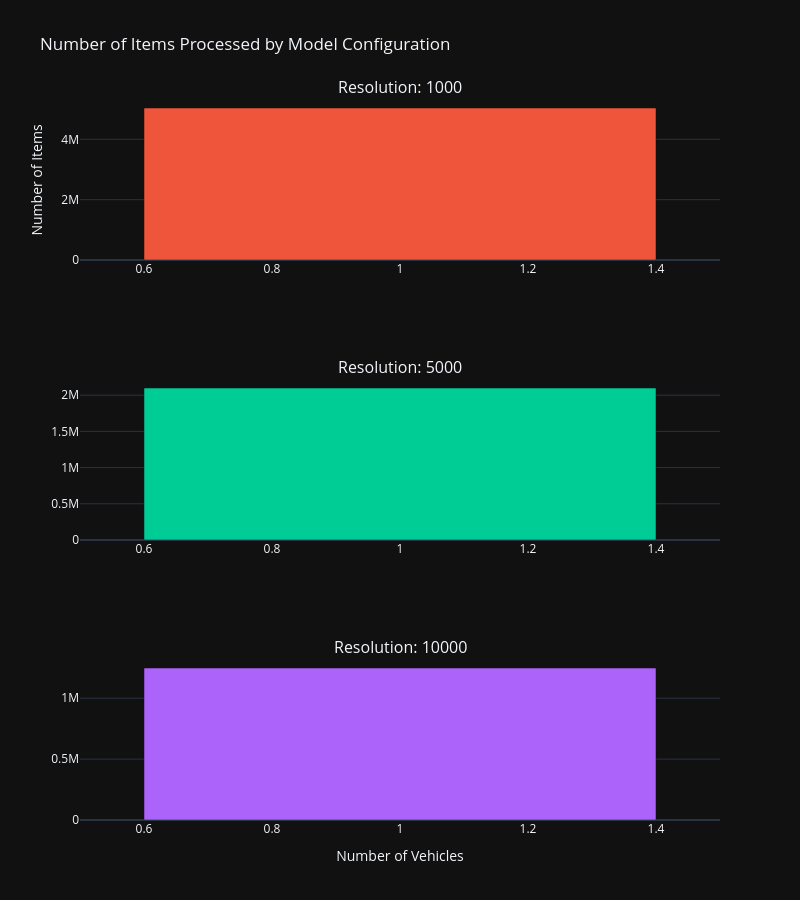

Write notebook code for a chart like this one.
### Code cell
print(num_items_dict.keys())
print(num_items_dict[10000].keys())
# %%
import plotly.express as px
import plotly.graph_objs as go
from plotly.subplots import make_subplots

# Prepare data for plotting
plot_data = []
for resolution, models in num_items_dict.items():
    for num_vehicles, num_items in models.items():
        plot_data.append({
            'Resolution': resolution,
            'Number of Vehicles': num_vehicles,
            'Number of Items': num_items
        })

# Convert to DataFrame
import pandas as pd

df = pd.DataFrame(plot_data)

# Create subplot for each resolution
fig = make_subplots(
    rows=len(num_items_dict.keys()),
    cols=1,
    subplot_titles=[f'Resolution: {resolution}' for resolution in sorted(num_items_dict.keys())]
)

# Color palette
colors = px.colors.qualitative.Plotly

# Add bar plots for each resolution
for i, resolution in enumerate(sorted(num_items_dict.keys()), 1):
    # Filter data for this resolution
    res_data = df[df['Resolution'] == resolution]

    # Create bar plot for this resolution
    bar = go.Bar(
        x=res_data['Number of Vehicles'],
        y=res_data['Number of Items'],
        name=f'Resolution {resolution}',
        marker_color=colors[i % len(colors)]
    )

    # Add to subplot
    fig.add_trace(bar, row=i, col=1)

# Update layout
fig.update_layout(
    title_text='Number of Items Processed by Model Configuration',
    height=300 * len(num_items_dict.keys()),
    width=800,
    showlegend=False
)

# Update axes
fig.update_xaxes(title_text='Number of Vehicles', row=len(num_items_dict.keys()), col=1)
fig.update_yaxes(title_text='Number of Items', row=1, col=1)

# Show the plot
fig.show()

### Figure 1 — Plotly figure (JSON) as saved in the notebook; plotly's stock layout.template omitted (floating-point values rounded to 4 significant figures)
{"data": [{"marker": {"color": "#EF553B"}, "name": "Resolution 1000", "x": [1], "y": [5038092], "type": "bar", "xaxis": "x", "yaxis": "y"}, {"marker": {"color": "#00CC96"}, "name": "Resolution 5000", "x": [1], "y": [2098689], "type": "bar", "xaxis": "x2", "yaxis": "y2"}, {"marker": {"color": "#AB63FA"}, "name": "Resolution 10000", "x": [1], "y": [1248294], "type": "bar", "xaxis": "x3", "yaxis": "y3"}], "layout": {"xaxis": {"anchor": "y", "domain": [0.0, 1.0]}, "yaxis": {"anchor": "x", "domain": [0.7778, 1.0], "title": {"text": "Number of Items"}}, "xaxis2": {"anchor": "y2", "domain": [0.0, 1.0]}, "yaxis2": {"anchor": "x2", "domain": [0.3889, 0.6111]}, "xaxis3": {"anchor": "y3", "domain": [0.0, 1.0], "title": {"text": "Number of Vehicles"}}, "yaxis3": {"anchor": "x3", "domain": [0.0, 0.2222]}, "annotations": [{"font": {"size": 16}, "showarrow": false, "text": "Resolution: 1000", "x": 0.5, "xanchor": "center", "xref": "paper", "y": 1.0, "yanchor": "bottom", "yref": "paper"}, {"font": {"size": 16}, "showarrow": false, "text": "Resolution: 5000", "x": 0.5, "xanchor": "center", "xref": "paper", "y": 0.6111, "yanchor": "bottom", "yref": "paper"}, {"font": {"size": 16}, "showarrow": false, "text": "Resolution: 10000", "x": 0.5, "xanchor": "center", "xref": "paper", "y": 0.2222, "yanchor": "bottom", "yref": "paper"}], "title": {"text": "Number of Items Processed by Model Configuration"}, "height": 900, "width": 800, "showlegend": false}}
